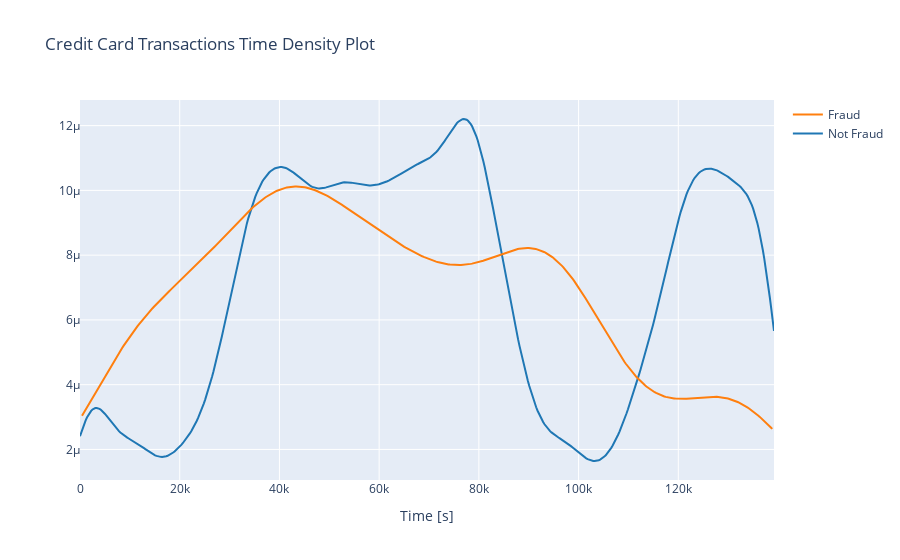

The notebook cell this image was saved under:
### Markdown cell above
## Transactions in time

### Code cell
class_0 = data_df.loc[data_df['Class'] == 0]["Time"]
class_1 = data_df.loc[data_df['Class'] == 1]["Time"]

hist_data = [class_0, class_1]
group_labels = ['Not Fraud', 'Fraud']

fig = ff.create_distplot(hist_data, group_labels, show_hist=False, show_rug=False)
fig['layout'].update(title='Credit Card Transactions Time Density Plot', xaxis=dict(title='Time [s]'))
iplot(fig, filename='dist_only')

### Figure 1 — Plotly figure (JSON) as saved in the notebook; plotly's stock layout.template omitted (floating-point values rounded to 4 significant figures; data arrays with more than 128 entries replaced by an {"elided": "..."} marker saying what was removed)
{"data": [{"legendgroup": "Not Fraud", "marker": {"color": "rgb(31, 119, 180)"}, "mode": "lines", "name": "Not Fraud", "showlegend": true, "type": "scatter", "x": {"elided": "500 float values"}, "xaxis": "x", "y": {"elided": "500 float values"}, "yaxis": "y"}, {"legendgroup": "Fraud", "marker": {"color": "rgb(255, 127, 14)"}, "mode": "lines", "name": "Fraud", "showlegend": true, "type": "scatter", "x": {"elided": "500 float values"}, "xaxis": "x", "y": {"elided": "500 float values"}, "yaxis": "y"}], "layout": {"autosize": true, "barmode": "overlay", "hovermode": "closest", "legend": {"traceorder": "reversed"}, "title": {"text": "Credit Card Transactions Time Density Plot"}, "xaxis": {"anchor": "y2", "autorange": true, "domain": [0, 1], "range": [0, 139200.0], "title": {"text": "Time [s]"}, "type": "linear", "zeroline": false}, "yaxis": {"anchor": "free", "autorange": true, "domain": [0, 1], "position": 0, "range": [1.056e-06, 1.279e-05], "type": "linear"}}}
